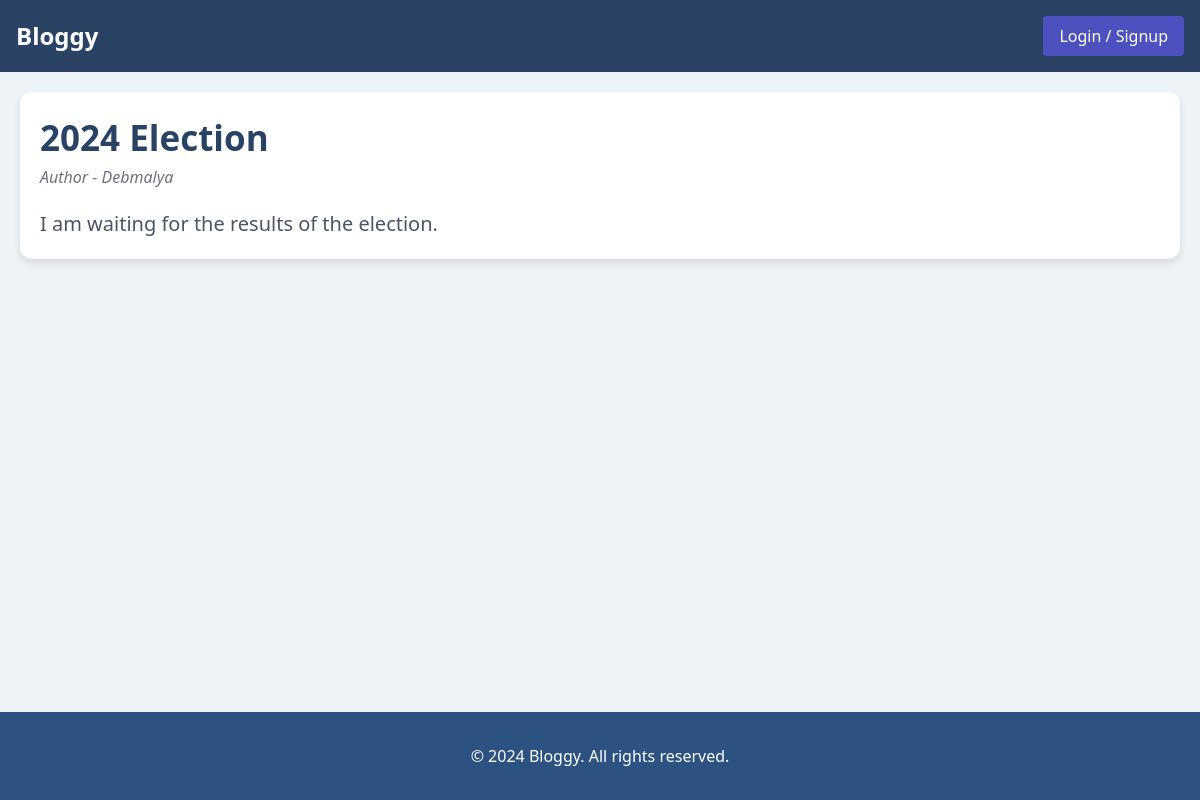
/blog/1708776865.609455, run on an earlier commit of the app's database.
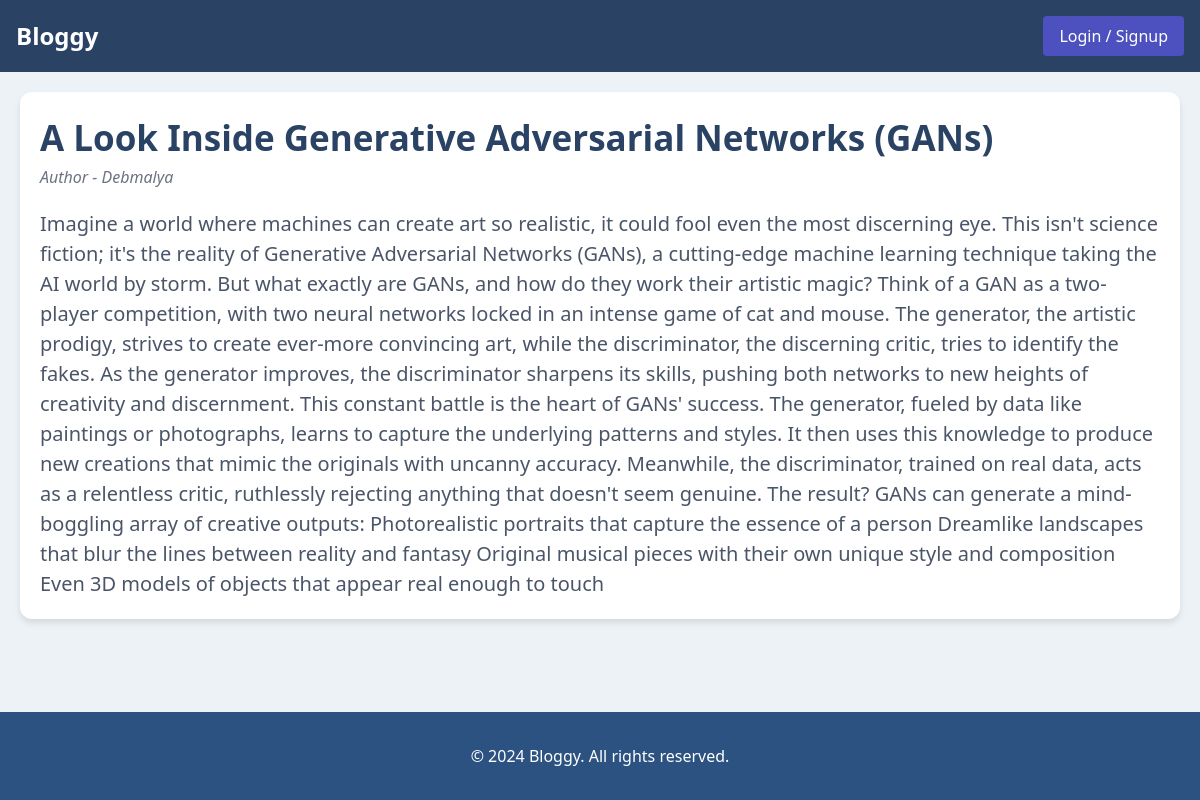
And on a later commit of the database.
### utils/db.py (models this page shows)
class Blog(db.Model):
    blogId = db.Column(db.String(50), primary_key=True)
    title = db.Column(db.String(100), nullable=False)
    body = db.Column(db.String(1000), nullable=False)
    imageURI = db.Column(db.String(50), nullable=True)
    blogsCreated = db.relationship('AllBlogs', backref='blog', cascade='all, delete-orphan')

class AllBlogs(db.Model):
    userName = db.Column(db.String(50), db.ForeignKey('user.userName', ondelete='CASCADE'), primary_key=True)
    blogId = db.Column(db.String(50), db.ForeignKey('blog.blogId', ondelete='CASCADE'), primary_key=True)

### main.py (the view)
@app.route('/blog/<string:blogId>')
def blog(blogId):
    blogs = AllBlogs.query.all()
    for blog in blogs:
        if blog.blogId== blogId:
            userName= blog.userName
            break
    blogDetail= Blog.query.get(blogId)
    title = blogDetail.title
    body = blogDetail.body
    return render_template('blog.html', title=title, author=userName, content=body)

### templates/blog.html (shortened to what this page needs)
<!DOCTYPE html>
<html lang="en">
<head>
    <link rel="stylesheet" href="/static/home.css">
    <link rel="stylesheet" href="https://cdn.jsdelivr.net/npm/tailwindcss@2.2.19/dist/tailwind.min.css">
</head>
<body>
    <nav class="navbar p-4 flex justify-between items-center">
        <a href="/"><div class="text-white text-2xl font-bold">Bloggy</div></a>
        {% if "userName" in session %}
        <a href="/logout"><button class="text-white px-4 py-2 rounded logout">Logout</button></a>
        {% else %}
        <a href="/login"><button class="text-white px-4 py-2 rounded">Login / Signup</button></a>
        {% endif %}
    </nav>
    <div class="blog-card-one-blog-showing">
        <h1 class="blog-title">{{title}}</h1>
        <p class="blog-author">Author - {{author}}</p>
        <p class="blog-body">
            {{content}}
        </p>
    </div>
    <footer>
        <p>&copy; 2024 Bloggy. All rights reserved.</p>
    </footer>
</body>
</html>

### static/home.css (style rules this page uses)
body { display: flex; flex-direction: column; min-height: 100vh; background-color: #edf2f7; font-family: 'Poppins', sans-serif; }
.blog-card-one-blog-showing { background-color: #ffffff; border-radius: 12px; box-shadow: 0 4px 6px rgba(0, 0, 0, 0.1); margin: 20px; padding: 20px; }
.blog-title { font-size: 35px; font-weight: bold; color: #2a4365; }
.blog-author { font-style: italic; color: #6b7280; }
.blog-body { margin-top: 20px; color: #4a5568; font-size: 20px; }
.navbar { background-color: #2a4365; }
.navbar button { background-color: #4c51bf; transition: background-color 0.3s ease; }
footer { text-align: center; margin-top: auto; background-color: #2c5282; color: #ffffff; padding: 2rem 0; text-align: center; }

What changed in the data, as far as the page shows it:
changed Blog: title "2024 Election" → "A Look Inside Generative Adversarial Networks (GANs)"; body "I am waiting for the results of the election." → "Imagine a world where machines can create art so realistic, it could fool even the most discerning eye. This isn't science fiction; it's the reality of Generative Adversarial Networks (GANs), a cutting-edge machine learning technique taking the AI world by storm. But what exactly are GANs, and how do they work their artistic magic? Think of a GAN as a two-player competition, with two neural networks locked in an intense game of cat and mouse. The generator, the artistic prodigy, strives to create ever-more convincing art, while the discriminator, the discerning critic, tries to identify the fakes. As the generator improves, the discriminator sharpens its skills, pushing both networks to new…"
